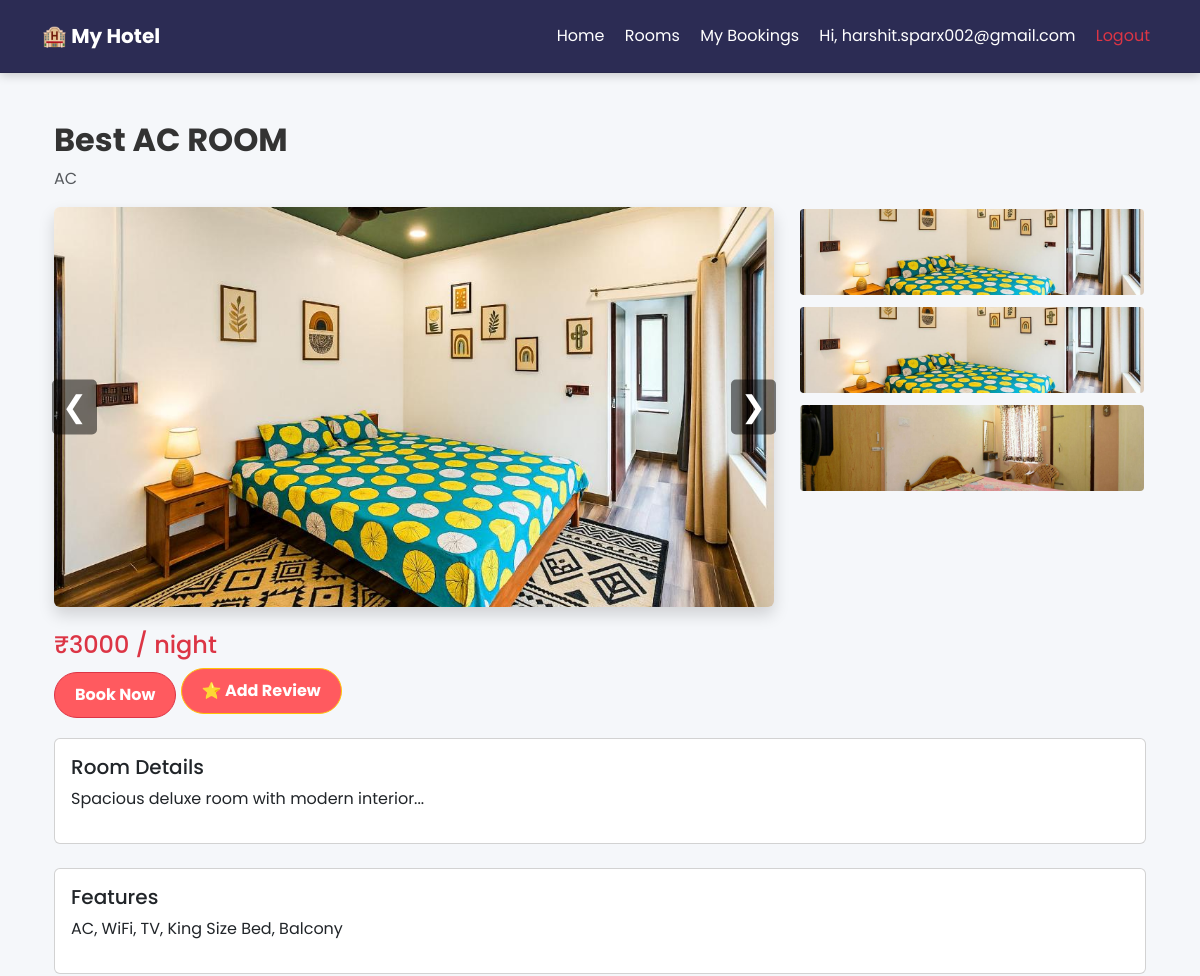
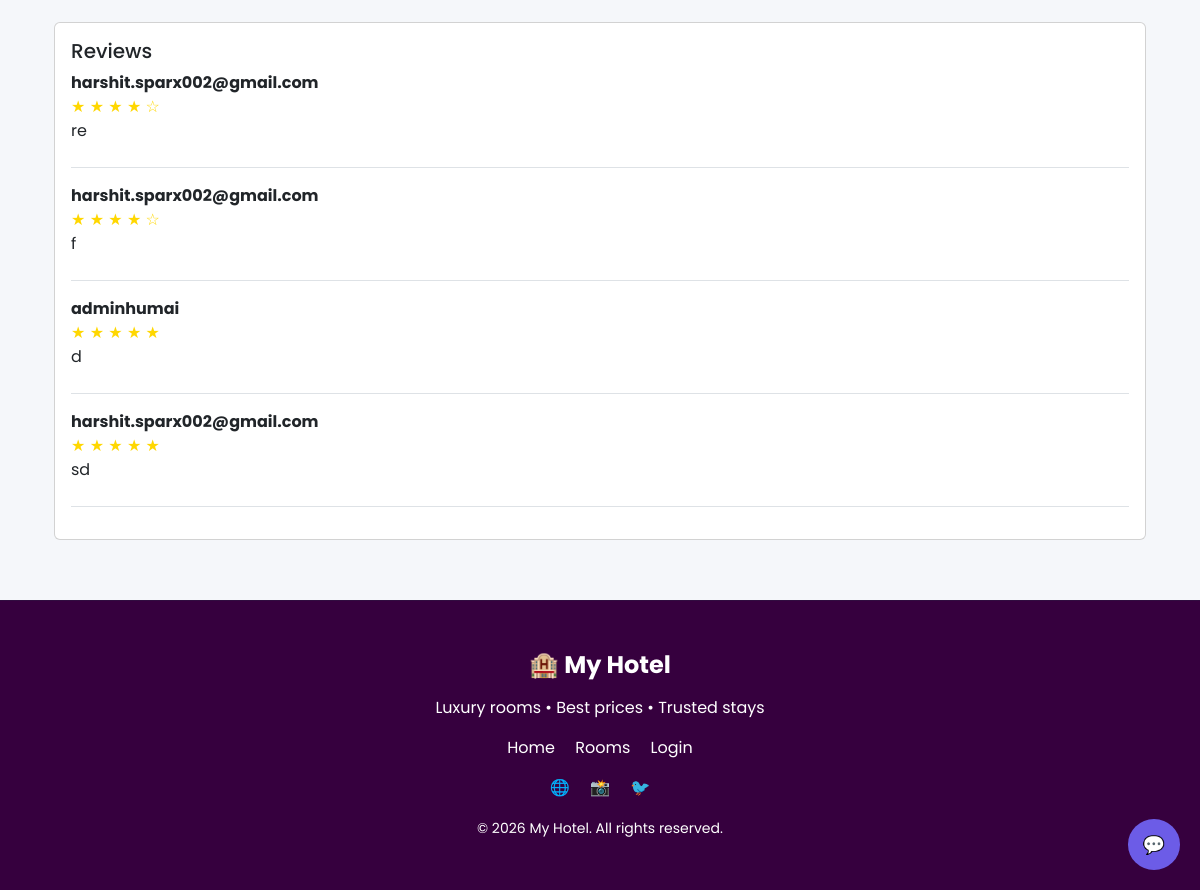
The page /room/4/ (signed in) on the database its author committed (2 pictures, top to bottom).
### hotel_project/booking/models.py (models this page shows, shortened)
class Room(models.Model):
    ROOM_TYPES = (
        ('AC', 'AC'),
        ('NON-AC', 'Non-AC'),
        ('DELUXE', 'Deluxe'),
    )
    name = models.CharField(max_length=100)
    room_type = models.CharField(max_length=20, choices=ROOM_TYPES)
    price = models.IntegerField()
    description = models.TextField(blank=True, null=True)
    features = models.TextField(blank=True, null=True)
    capacity = models.IntegerField(default=2)
    is_available = models.BooleanField(default=True)
    image = models.ImageField(upload_to='rooms/', blank=True, null=True)

class RoomImage(models.Model):
    room = models.ForeignKey(Room, on_delete=models.CASCADE, related_name='images')
    image = models.ImageField(upload_to='rooms/')

class Review(models.Model):
    user = models.ForeignKey(User, on_delete=models.CASCADE)
    room = models.ForeignKey(Room, on_delete=models.CASCADE, related_name='reviews')  # 🔥 FIX
    rating = models.IntegerField()
    comment = models.TextField()

### hotel_project/booking/views.py (the view)
# urls.py: path('room/<int:room_id>/', views.room_detail, name='room_detail'),
def room_detail(request, room_id):
    room = Room.objects.get(id=room_id)
    reviews = room.reviews.all()
    return render(request, 'booking/room_detail.html', {
        'room': room,
        'reviews': reviews
    })

### hotel_project/booking/templates/booking/room_detail.html (shortened to what this page needs)
{% extends 'booking/base.html' %}
{% block content %}
<div class="container mt-5">
    <h2 class="fw-bold">{{ room.name }}</h2>
    <p class="text-muted">{{ room.room_type }}</p>
    <div class="row mb-4">
        <div class="col-md-8 position-relative">
            <img id="main-image"
                 src="{% if room.images.all %}{{ room.images.all.0.image.url }}{% endif %}"
                 class="img-fluid rounded shadow main-img"
                 onclick="openFullscreen()">
            <span class="arrow left" onclick="prevImage()">❮</span>
            <span class="arrow right" onclick="nextImage()">❯</span>
        </div>
        <div class="col-md-4">
            {% for img in room.images.all %}
            <img src="{{ img.image.url }}"
                 onclick="changeImage(this, {{ forloop.counter0 }})"
                 class="img-fluid rounded mb-2 thumb"
                 data-index="{{ forloop.counter0 }}">
            {% endfor %}
        </div>
    </div>
    <h4 class="text-danger">₹{{ room.price }} / night</h4>
    <a href="{% url 'book_room' %}?room_id={{ room.id }}" class="btn btn-danger mb-3">
        Book Now
    </a>
    {% if user.is_authenticated %}
        <a href="{% url 'add_review' room.id %}" class="btn btn-warning mb-4">
            ⭐ Add Review
        </a>
    {% else %}
        <p class="text-muted">Login to add review</p>
    {% endif %}
    <div class="card p-3 mb-4">
        <h5>Room Details</h5>
        <p>{{ room.description }}</p>
    </div>
    <div class="card p-3 mb-4">
        <h5>Features</h5>
        <p>{{ room.features }}</p>
    </div>
    <div class="card p-3">
        <h5>Reviews</h5>
        {% if reviews %}
            {% for review in reviews %}
                <div class="mb-3 border-bottom pb-2">
                    <b>{{ review.user.username }}</b><br>
                    <span style="color:gold;">
                        {% for i in "12345" %}
                            {% if forloop.counter <= review.rating %}
                                ★
                            {% else %}
                                ☆
                            {% endif %}
                        {% endfor %}
                    </span>
                    <p>{{ review.comment }}</p>
                </div>
            {% endfor %}
        {% else %}
            <p>No reviews yet</p>
        {% endif %}
    </div>
</div>
{% endblock %}

### hotel_project/booking/templates/booking/base.html (shortened to what this page needs)
<!DOCTYPE html>
<html>
<head>
    {% load static %}
    <link href="https://cdn.jsdelivr.net/npm/bootstrap@5.3.0/dist/css/bootstrap.min.css" rel="stylesheet">
    {% if '/admin' not in request.path %}
    <link rel="stylesheet" href="{% static 'css/style.css' %}">
    {% endif %}
</head>
<body>
<div class="position-fixed top-0 end-0 p-3" style="z-index: 9999;">
</div>
<nav class="navbar navbar-expand-lg navbar-dark py-3">
  <div class="container">
    <a class="navbar-brand fw-bold" href="/">🏨 My Hotel</a>
    <div class="collapse navbar-collapse" id="navbarNav">
        <div class="ms-auto text-center">
            <a class="nav-link d-block d-lg-inline mx-2 text-white" href="/">Home</a>
            <a class="nav-link d-block d-lg-inline mx-2 text-white" href="/rooms/">Rooms</a>
            {% if user.is_authenticated %}
                <a class="nav-link d-block d-lg-inline mx-2 text-white" href="/my-bookings/">My Bookings</a>
                <span class="text-white d-block d-lg-inline mx-2">Hi, {{ user.username }}</span>
                <a class="nav-link d-block d-lg-inline mx-2 text-danger" href="/logout/">Logout</a>
            {% else %}
                <a class="nav-link d-block d-lg-inline mx-2 text-white" href="/login/">Login</a>
                <a class="nav-link d-block d-lg-inline mx-2 text-white" href="/signup/">Signup</a>
            {% endif %}
        </div>
    </div>
  </div>
</nav>
<div class="container mt-4">
    {% block content %}{% endblock %}
</div>
<div id="chat-toggle" onclick="toggleChat()">💬</div>
</body>
<footer style="background:#36003e; color:#ffffff; padding:50px 0; margin-top:60px; border-top:1px solid rgba(6, 130, 78, 0.1);">
    <div class="container text-center">
        <h4 class="fw-bold mb-3">🏨 My Hotel</h4>
        <p class="text-white">Luxury rooms • Best prices • Trusted stays </p>
        <div class="mb-3">
            <a href="/" class="text-white mx-2 footer-link">Home</a>
            <a href="/rooms/" class="text-white mx-2 footer-link">Rooms</a>
            <a href="/login/" class="text-white mx-2 footer-link">Login</a>
        </div>
        <div class="mb-3">
            <span class="mx-2">🌐</span>
            <span class="mx-2">📸</span>
            <span class="mx-2">🐦</span>
        </div>
        <small class="text-white">
            © 2026 My Hotel. All rights reserved.
        </small>
    </div>
</footer>
</html>

### hotel_project/booking/static/css/style.css (style rules this page uses)
.btn { background: #ff5a5f; color: white; padding: 10px 20px; border-radius: 5px; text-decoration: none; font-weight: bold; }
.navbar { box-shadow: 0 2px 10px rgba(0,0,0,0.2); position: relative; z-index: 10; }
body { margin: 0; }
* { pointer-events: auto; }

### hotel_project/booking/templates/booking/base.html (style rules this page uses)
body { font-family: 'Poppins', sans-serif; background: #f5f7fa; color: #333; }
.navbar { backdrop-filter: blur(10px); background: #2c2c54 !important; border-bottom: 1px solid rgba(0,0,0,0.1); }
.nav-link { transition: 0.3s; }
.container { animation: fadeIn 0.6s ease; }
.btn { border-radius: 25px; transition: 0.3s; }
#chat-toggle { position: fixed; bottom: 20px; right: 20px; background: #6c5ce7; color: white; padding: 12px 15px; border-radius: 50%; cursor: pointer; font-size: 18px; z-index: 9999; }
.footer-link { text-decoration: none; transition: 0.3s; }

### hotel_project/booking/templates/booking/room_detail.html (style rules this page uses)
.main-img { height: 400px; width: 100%; object-fit: cover; cursor: pointer; }
.thumb { height: 90px; object-fit: cover; width: 100%; cursor: pointer; border: 2px solid transparent; transition: 0.3s; }
.arrow { position: absolute; top: 50%; transform: translateY(-50%); font-size: 30px; color: white; background: rgba(0,0,0,0.5); padding: 5px 10px; cursor: pointer; border-radius: 5px; }
.left { left: 10px; }
.right { right: 10px; }

### rows shown on the page
Room: name "Best AC ROOM", room_type "AC", images.all.0.image (picture), price "3000", description "Spacious deluxe room with modern interior...", features "AC, WiFi, TV, King Size Bed, Balcony"
RoomImage: image (picture)
RoomImage: image (picture)
RoomImage: image (picture)
Review: user.username "harshit.sparx002@gmail.com", rating 4 (drawn), comment "re"
Review: user.username "harshit.sparx002@gmail.com", rating 4 (drawn), comment "f"
Review: user.username "adminhumai", rating 5 (drawn), comment "d"
Review: user.username "harshit.sparx002@gmail.com", rating 5 (drawn), comment "sd"

### other values the page prints
{{ user.username }} "harshit.sparx002@gmail.com"
